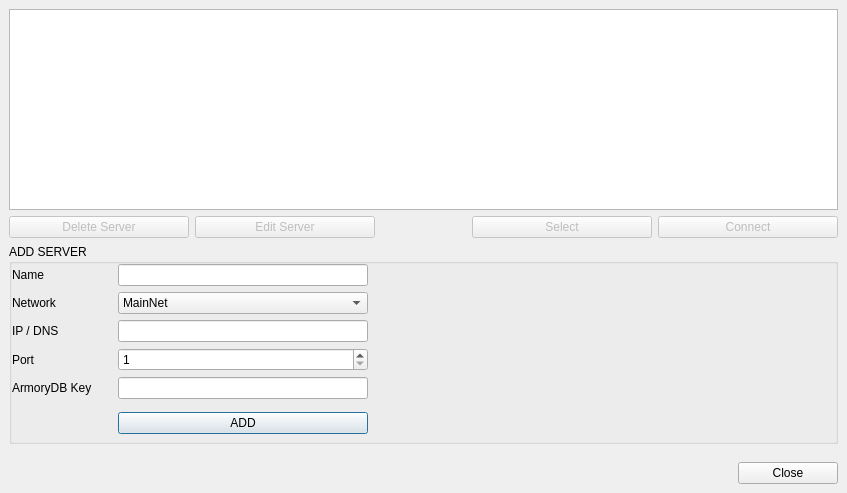
<?xml version="1.0" encoding="UTF-8"?>
<ui version="4.0">
 <class>ArmoryServersWidget</class>
 <widget class="QDialog" name="ArmoryServersWidget">
  <property name="geometry">
   <rect>
    <x>0</x>
    <y>0</y>
    <width>847</width>
    <height>493</height>
   </rect>
  </property>
  <property name="windowTitle">
   <string>Armory Servers</string>
  </property>
  <layout class="QGridLayout" name="gridLayout_2">
   <property name="leftMargin">
    <number>0</number>
   </property>
   <property name="topMargin">
    <number>0</number>
   </property>
   <property name="rightMargin">
    <number>0</number>
   </property>
   <property name="bottomMargin">
    <number>0</number>
   </property>
   <property name="spacing">
    <number>0</number>
   </property>
   <item row="0" column="0" colspan="2">
    <widget class="QWidget" name="widget" native="true">
     <property name="minimumSize">
      <size>
       <width>0</width>
       <height>40</height>
      </size>
     </property>
     <layout class="QGridLayout" name="gridLayout_3">
      <item row="2" column="0" colspan="5">
       <widget class="QGroupBox" name="groupBox">
        <property name="title">
         <string>ADD SERVER</string>
        </property>
        <layout class="QGridLayout" name="gridLayout">
         <property name="leftMargin">
          <number>0</number>
         </property>
         <property name="topMargin">
          <number>0</number>
         </property>
         <property name="rightMargin">
          <number>0</number>
         </property>
         <property name="bottomMargin">
          <number>0</number>
         </property>
         <item row="4" column="0">
          <widget class="QWidget" name="widgetZmqLabel_7" native="true">
           <property name="sizePolicy">
            <sizepolicy hsizetype="Preferred" vsizetype="Preferred">
             <horstretch>0</horstretch>
             <verstretch>0</verstretch>
            </sizepolicy>
           </property>
           <property name="minimumSize">
            <size>
             <width>0</width>
             <height>0</height>
            </size>
           </property>
           <property name="maximumSize">
            <size>
             <width>100</width>
             <height>16777215</height>
            </size>
           </property>
           <layout class="QHBoxLayout" name="horizontalLayout_17">
            <property name="spacing">
             <number>3</number>
            </property>
            <property name="leftMargin">
             <number>0</number>
            </property>
            <property name="topMargin">
             <number>0</number>
            </property>
            <property name="rightMargin">
             <number>0</number>
            </property>
            <property name="bottomMargin">
             <number>0</number>
            </property>
            <item>
             <widget class="QLabel" name="labelZmqPubKey_5">
              <property name="text">
               <string>ArmoryDB Key</string>
              </property>
             </widget>
            </item>
            <item>
             <widget class="QLabel" name="labelZmqPubKeyHint_5">
              <property name="sizePolicy">
               <sizepolicy hsizetype="Expanding" vsizetype="Preferred">
                <horstretch>0</horstretch>
                <verstretch>0</verstretch>
               </sizepolicy>
              </property>
              <property name="minimumSize">
               <size>
                <width>10</width>
                <height>15</height>
               </size>
              </property>
              <property name="maximumSize">
               <size>
                <width>10</width>
                <height>15</height>
               </size>
              </property>
              <property name="toolTip">
               <string>Optional when connecting to a public ArmoryDB</string>
              </property>
              <property name="styleSheet">
               <string notr="true">image: url(&quot;:/resources/notification_info@2x.png&quot;);</string>
              </property>
              <property name="text">
               <string/>
              </property>
             </widget>
            </item>
           </layout>
          </widget>
         </item>
         <item row="1" column="0">
          <widget class="QLabel" name="label_5">
           <property name="minimumSize">
            <size>
             <width>100</width>
             <height>0</height>
            </size>
           </property>
           <property name="maximumSize">
            <size>
             <width>100</width>
             <height>16777215</height>
            </size>
           </property>
           <property name="text">
            <string>Network</string>
           </property>
          </widget>
         </item>
         <item row="1" column="1">
          <widget class="QComboBox" name="comboBoxNetworkType">
           <property name="minimumSize">
            <size>
             <width>250</width>
             <height>0</height>
            </size>
           </property>
           <property name="maximumSize">
            <size>
             <width>250</width>
             <height>16777215</height>
            </size>
           </property>
           <item>
            <property name="text">
             <string>MainNet</string>
            </property>
           </item>
           <item>
            <property name="text">
             <string>TestNet</string>
            </property>
           </item>
          </widget>
         </item>
         <item row="0" column="2" rowspan="2">
          <spacer name="horizontalSpacer_2">
           <property name="orientation">
            <enum>Qt::Horizontal</enum>
           </property>
           <property name="sizeHint" stdset="0">
            <size>
             <width>40</width>
             <height>20</height>
            </size>
           </property>
          </spacer>
         </item>
         <item row="5" column="1">
          <widget class="QStackedWidget" name="stackedWidgetAddSave">
           <property name="minimumSize">
            <size>
             <width>250</width>
             <height>0</height>
            </size>
           </property>
           <property name="maximumSize">
            <size>
             <width>250</width>
             <height>16777215</height>
            </size>
           </property>
           <widget class="QWidget" name="pageAddServerButton">
            <layout class="QGridLayout" name="gridLayout_4">
             <property name="leftMargin">
              <number>0</number>
             </property>
             <property name="topMargin">
              <number>0</number>
             </property>
             <property name="rightMargin">
              <number>0</number>
             </property>
             <property name="bottomMargin">
              <number>0</number>
             </property>
             <property name="spacing">
              <number>0</number>
             </property>
             <item row="0" column="0">
              <widget class="QPushButton" name="pushButtonAddServer">
               <property name="minimumSize">
                <size>
                 <width>250</width>
                 <height>0</height>
                </size>
               </property>
               <property name="maximumSize">
                <size>
                 <width>250</width>
                 <height>16777215</height>
                </size>
               </property>
               <property name="text">
                <string>ADD</string>
               </property>
              </widget>
             </item>
            </layout>
           </widget>
           <widget class="QWidget" name="pageSaveServerButton">
            <layout class="QHBoxLayout" name="horizontalLayout_2">
             <property name="leftMargin">
              <number>0</number>
             </property>
             <property name="topMargin">
              <number>0</number>
             </property>
             <property name="rightMargin">
              <number>0</number>
             </property>
             <property name="bottomMargin">
              <number>0</number>
             </property>
             <item>
              <widget class="QPushButton" name="pushButtonSaveServer">
               <property name="text">
                <string>Save</string>
               </property>
              </widget>
             </item>
             <item>
              <widget class="QPushButton" name="pushButtonCancelSaveServer">
               <property name="text">
                <string>Cancel</string>
               </property>
              </widget>
             </item>
            </layout>
           </widget>
          </widget>
         </item>
         <item row="2" column="0">
          <widget class="QLabel" name="label">
           <property name="minimumSize">
            <size>
             <width>100</width>
             <height>0</height>
            </size>
           </property>
           <property name="maximumSize">
            <size>
             <width>100</width>
             <height>16777215</height>
            </size>
           </property>
           <property name="text">
            <string>IP / DNS</string>
           </property>
          </widget>
         </item>
         <item row="0" column="0">
          <widget class="QLabel" name="label_3">
           <property name="minimumSize">
            <size>
             <width>100</width>
             <height>0</height>
            </size>
           </property>
           <property name="maximumSize">
            <size>
             <width>100</width>
             <height>16777215</height>
            </size>
           </property>
           <property name="text">
            <string>Name</string>
           </property>
          </widget>
         </item>
         <item row="3" column="1">
          <widget class="QSpinBox" name="spinBoxPort">
           <property name="minimumSize">
            <size>
             <width>250</width>
             <height>0</height>
            </size>
           </property>
           <property name="maximumSize">
            <size>
             <width>250</width>
             <height>16777215</height>
            </size>
           </property>
           <property name="minimum">
            <number>1</number>
           </property>
           <property name="maximum">
            <number>65535</number>
           </property>
           <property name="value">
            <number>1</number>
           </property>
          </widget>
         </item>
         <item row="0" column="1">
          <widget class="QLineEdit" name="lineEditName">
           <property name="minimumSize">
            <size>
             <width>250</width>
             <height>0</height>
            </size>
           </property>
           <property name="maximumSize">
            <size>
             <width>250</width>
             <height>16777215</height>
            </size>
           </property>
          </widget>
         </item>
         <item row="3" column="0">
          <widget class="QLabel" name="label_2">
           <property name="minimumSize">
            <size>
             <width>100</width>
             <height>0</height>
            </size>
           </property>
           <property name="maximumSize">
            <size>
             <width>100</width>
             <height>16777215</height>
            </size>
           </property>
           <property name="text">
            <string>Port</string>
           </property>
          </widget>
         </item>
         <item row="2" column="1">
          <widget class="QLineEdit" name="lineEditAddress">
           <property name="minimumSize">
            <size>
             <width>250</width>
             <height>0</height>
            </size>
           </property>
           <property name="maximumSize">
            <size>
             <width>250</width>
             <height>16777215</height>
            </size>
           </property>
          </widget>
         </item>
         <item row="4" column="1">
          <widget class="QLineEdit" name="lineEditKey">
           <property name="minimumSize">
            <size>
             <width>250</width>
             <height>0</height>
            </size>
           </property>
           <property name="maximumSize">
            <size>
             <width>250</width>
             <height>16777215</height>
            </size>
           </property>
          </widget>
         </item>
        </layout>
       </widget>
      </item>
      <item row="1" column="2">
       <spacer name="horizontalSpacer">
        <property name="orientation">
         <enum>Qt::Horizontal</enum>
        </property>
        <property name="sizeHint" stdset="0">
         <size>
          <width>240</width>
          <height>18</height>
         </size>
        </property>
       </spacer>
      </item>
      <item row="1" column="1">
       <widget class="QPushButton" name="pushButtonEditServer">
        <property name="enabled">
         <bool>false</bool>
        </property>
        <property name="minimumSize">
         <size>
          <width>180</width>
          <height>0</height>
         </size>
        </property>
        <property name="maximumSize">
         <size>
          <width>180</width>
          <height>16777215</height>
         </size>
        </property>
        <property name="text">
         <string>Edit Server</string>
        </property>
       </widget>
      </item>
      <item row="1" column="0">
       <widget class="QPushButton" name="pushButtonDeleteServer">
        <property name="enabled">
         <bool>false</bool>
        </property>
        <property name="minimumSize">
         <size>
          <width>180</width>
          <height>0</height>
         </size>
        </property>
        <property name="maximumSize">
         <size>
          <width>180</width>
          <height>16777215</height>
         </size>
        </property>
        <property name="text">
         <string>Delete Server</string>
        </property>
       </widget>
      </item>
      <item row="0" column="0" colspan="5">
       <widget class="QTableView" name="tableViewArmory">
        <property name="horizontalScrollBarPolicy">
         <enum>Qt::ScrollBarAsNeeded</enum>
        </property>
        <property name="alternatingRowColors">
         <bool>true</bool>
        </property>
        <property name="selectionMode">
         <enum>QAbstractItemView::SingleSelection</enum>
        </property>
        <property name="selectionBehavior">
         <enum>QAbstractItemView::SelectRows</enum>
        </property>
        <property name="textElideMode">
         <enum>Qt::ElideNone</enum>
        </property>
        <property name="cornerButtonEnabled">
         <bool>false</bool>
        </property>
        <attribute name="verticalHeaderVisible">
         <bool>false</bool>
        </attribute>
       </widget>
      </item>
      <item row="1" column="4">
       <widget class="QPushButton" name="pushButtonConnect">
        <property name="enabled">
         <bool>false</bool>
        </property>
        <property name="minimumSize">
         <size>
          <width>180</width>
          <height>0</height>
         </size>
        </property>
        <property name="maximumSize">
         <size>
          <width>180</width>
          <height>16777215</height>
         </size>
        </property>
        <property name="text">
         <string>Connect</string>
        </property>
       </widget>
      </item>
      <item row="1" column="3">
       <widget class="QPushButton" name="pushButtonSelectServer">
        <property name="enabled">
         <bool>false</bool>
        </property>
        <property name="minimumSize">
         <size>
          <width>180</width>
          <height>0</height>
         </size>
        </property>
        <property name="maximumSize">
         <size>
          <width>180</width>
          <height>16777215</height>
         </size>
        </property>
        <property name="text">
         <string>Select</string>
        </property>
       </widget>
      </item>
     </layout>
    </widget>
   </item>
   <item row="1" column="0">
    <widget class="QWidget" name="widget_2" native="true">
     <property name="buttonBar" stdset="0">
      <bool>true</bool>
     </property>
     <layout class="QHBoxLayout" name="horizontalLayout">
      <item>
       <spacer name="horizontalSpacer_3">
        <property name="orientation">
         <enum>Qt::Horizontal</enum>
        </property>
        <property name="sizeHint" stdset="0">
         <size>
          <width>40</width>
          <height>20</height>
         </size>
        </property>
       </spacer>
      </item>
      <item>
       <widget class="QPushButton" name="pushButtonClose">
        <property name="minimumSize">
         <size>
          <width>100</width>
          <height>0</height>
         </size>
        </property>
        <property name="text">
         <string>Close</string>
        </property>
       </widget>
      </item>
     </layout>
    </widget>
   </item>
  </layout>
 </widget>
 <tabstops>
  <tabstop>lineEditName</tabstop>
  <tabstop>comboBoxNetworkType</tabstop>
  <tabstop>lineEditAddress</tabstop>
  <tabstop>spinBoxPort</tabstop>
  <tabstop>lineEditKey</tabstop>
 </tabstops>
 <resources/>
 <connections/>
</ui>
